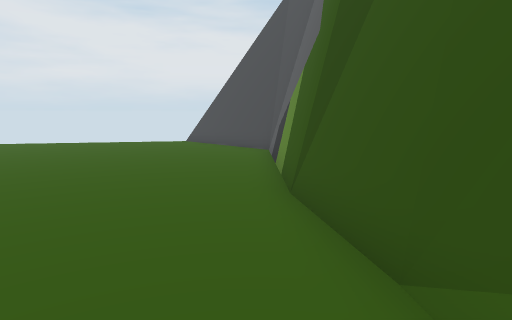
View 1 (above)

16 first-person views from a walk through a Unity game level. The camera is 1.3 m above the floor, tilts 8° down and sees 75° across. The floor is counted in squares, 1 m on a side. Each view is taken from the middle of a square. On the plan, view 1 faces up. The plan holds only what a view shows up to about 14 squares ahead; the rest is blank. The place goes on beyond the plan. Some animated figures are not drawn.

View 2
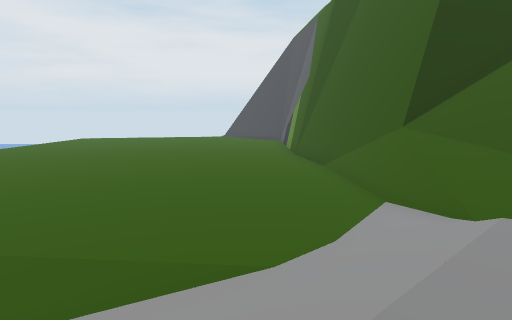

View 3
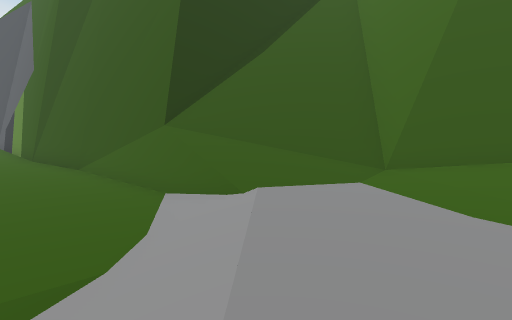

View 4
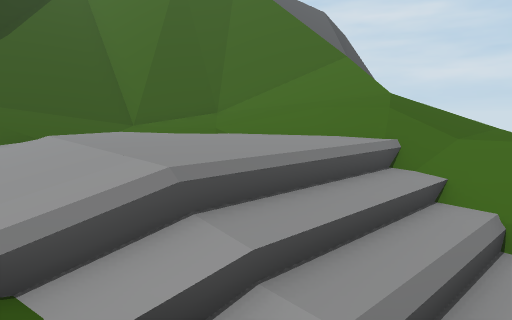

View 5
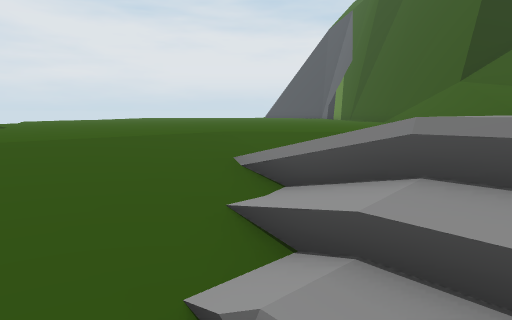

View 6
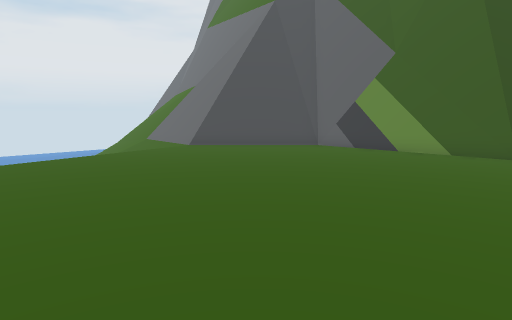

View 7
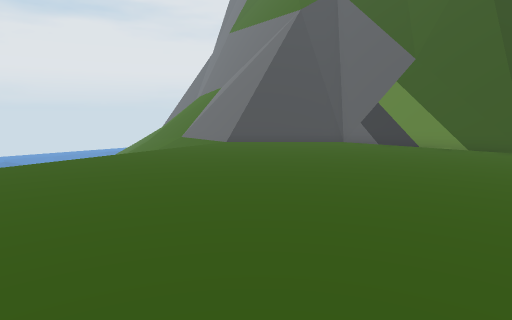

View 8
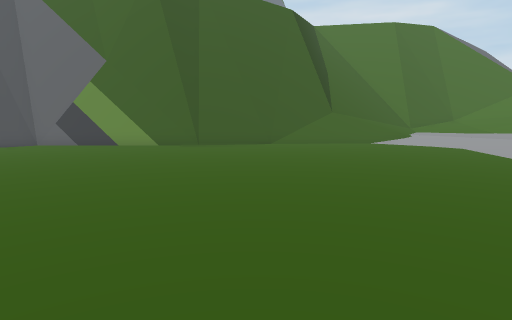

View 9
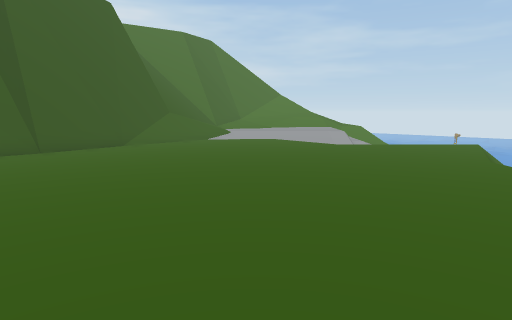

View 10
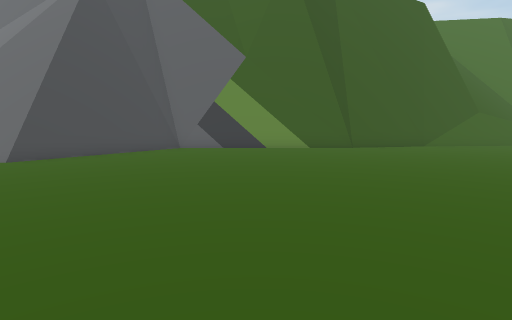

View 11
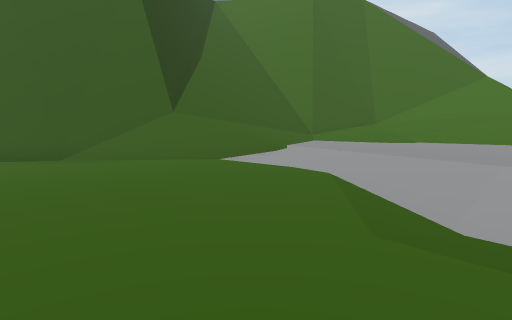

View 12
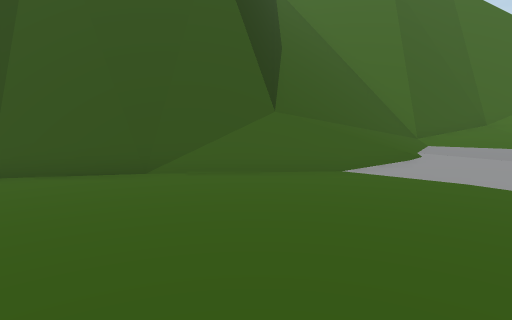

View 13
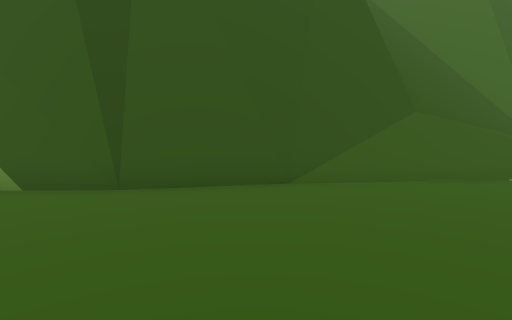

View 14
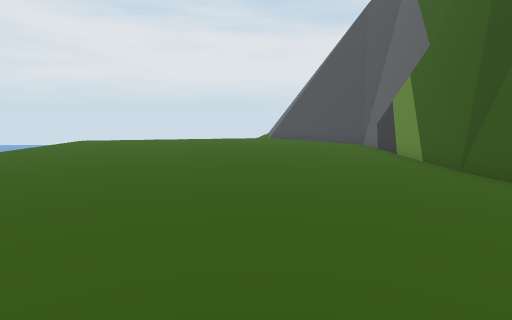

View 15
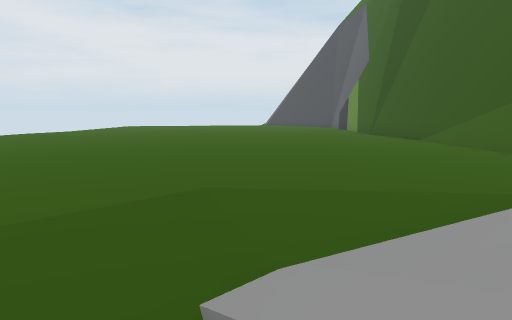

View 16
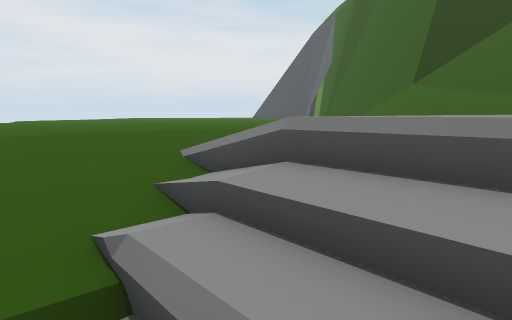

### Floor plan
Key: @ floor where view 1 was taken; # wall or solid block; . main floor; : floor 0.5 m higher than the main floor; + floor 4 m higher than the main floor; * floor 4.75 m higher than the main floor; % floor 5.5 m higher than the main floor; / step, stairs or slope; = window, fence, low wall or low ledge; ^ raised ledge; v drop or lower ground.
Columns run from 13 left of view 1 to 9 right of it. Each row starts with its distance up from view 1.
 15      //....#^
 14  ...........#^
 13  ............#^
 12 =.............#
 11 =.............^
 10  .............^
  9  .............^
  8 /.............^
  7 ..............^
  6 ..............^
  5 ..............#^
  4 ..............#^
  3 ..............=^
  2 ..............=#
  1  .............#^^
  0  ............@.###^^##
 -1   .............=/////=
 -2   v............///////#
 -3    ............//////#=
 -4    ...........///////=^
 -5    v........//:::/===^#
 -6     ...././//::::/=#^^
 -7     .../////:::::/=#
 -8       /////::::://=#
 -9        /////:::://=^
-10         /////::///=^^^
-11          /////////=#+*%
-12           ////////==#=#

Where each view was taken, in squares from view 1:
view 1: 0 up, 0 right, facing up
view 2: 8 down, 1 left, facing up
view 3: 8 down, 2 left, facing up-right
view 4: 9 down, 6 left, facing right
view 5: 11 down, 4 left, facing up
view 6: 4 up, 11 left, facing up-right
view 7: 4 up, 13 left, facing up-right
view 8: 3 up, 13 left, facing right
view 9: 8 up, 12 left, facing down-right
view 10: 9 up, 12 left, facing right
view 11: 3 down, 8 left, facing right
view 12: 0 up, 6 left, facing right
view 13: 3 up, 5 left, facing right
view 14: 2 down, 4 left, facing up
view 15: 8 down, 4 left, facing up
view 16: 12 down, 3 left, facing up
